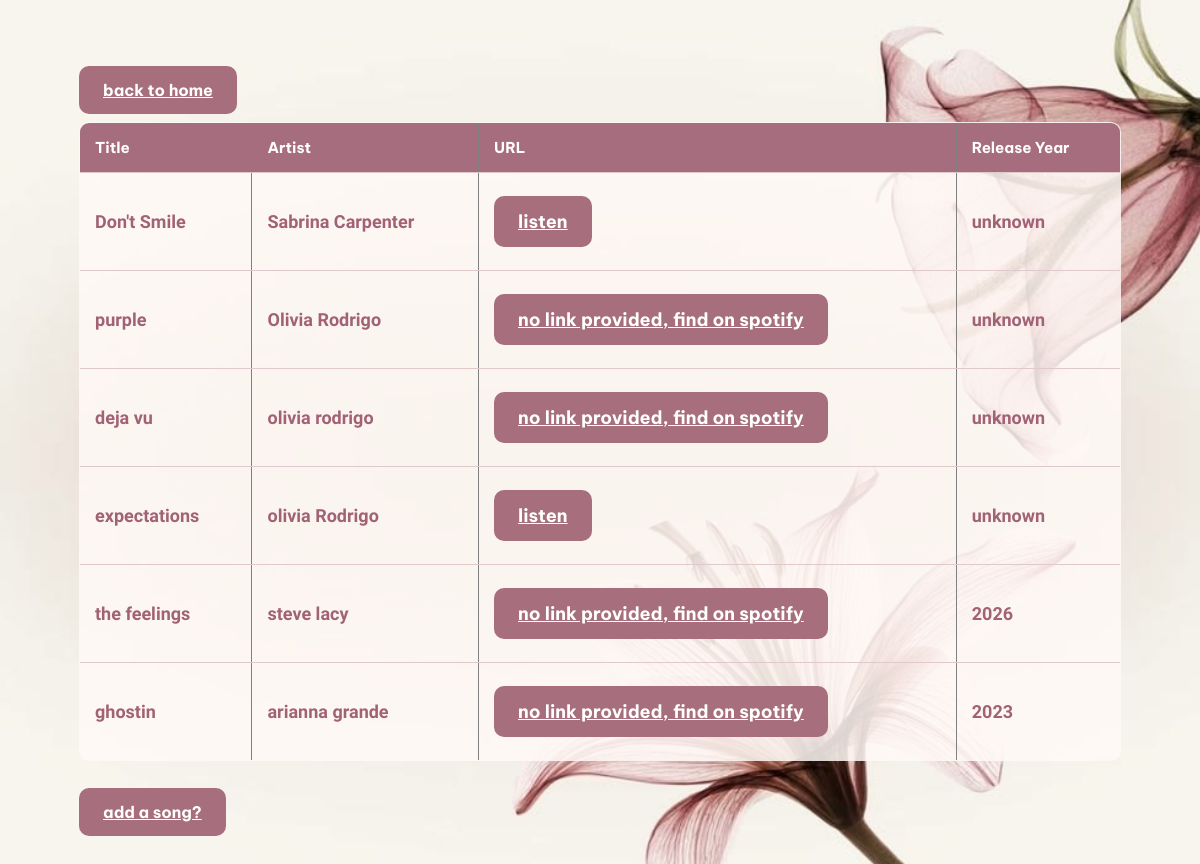
/playlist, run on an earlier commit of the app's database.
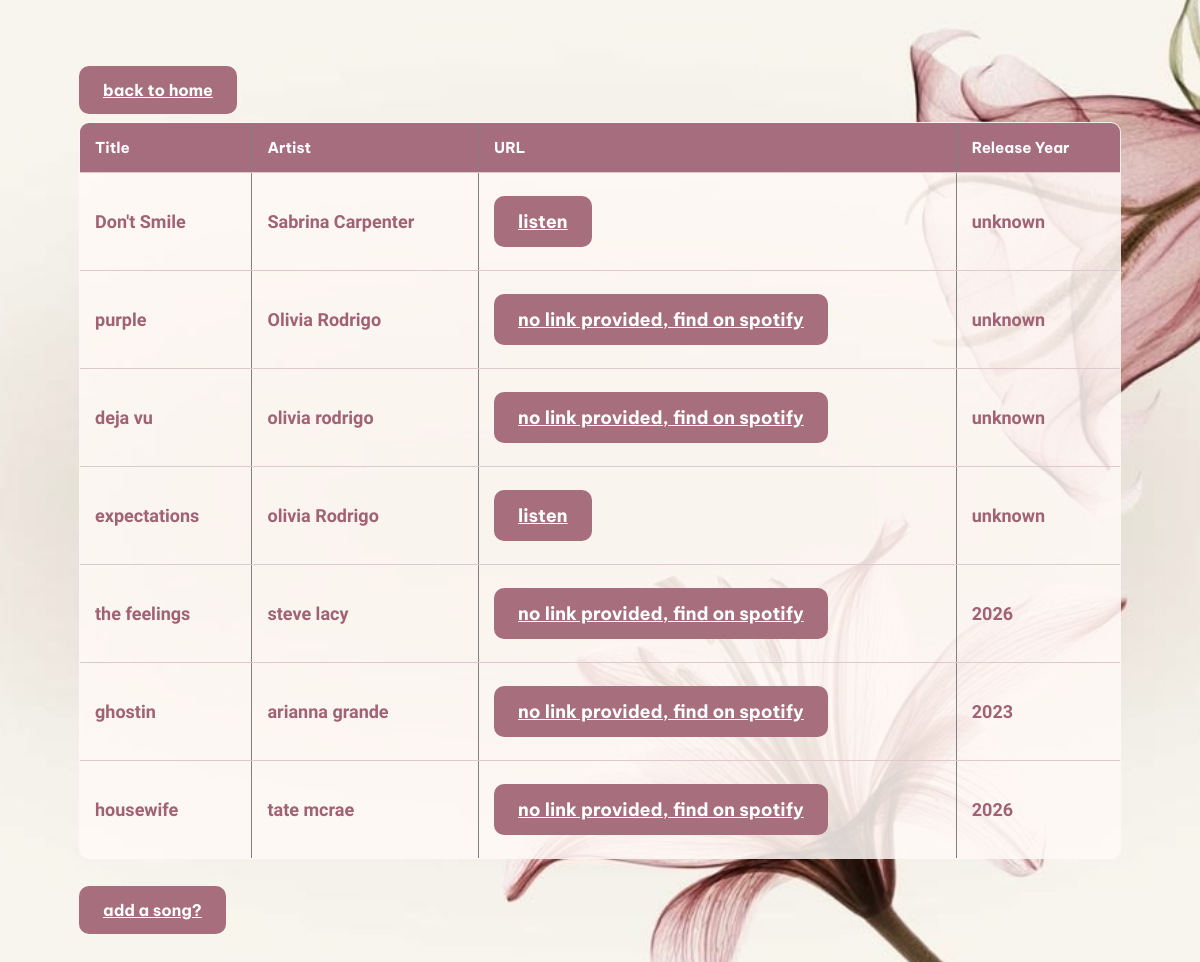
And on a later commit of the database.
### tables this page shows
CREATE TABLE playlist (
          id INTEGER PRIMARY KEY AUTOINCREMENT,
          title TEXT NOT NULL,
          artist TEXT NOT NULL,
          url TEXT
        , release_year INTEGER);

### app.py (the view)
@app.route('/playlist')
def playlist():
    entries = [
        dict(
            title=row[1],
            artist=row[2],
            url=row[3],
            release_year=row[4]
        )
        for row in db.select()
    ]
    return render_template('playlist.html', entries=entries)

### model_sqlite3.py (called while the page is built)
  def select(self):
    with sqlite3.connect('playlist.db') as connection:
      cursor = connection.execute(
        """
          SELECT * FROM playlist
        """
      )
      playlist = cursor.fetchall()
      return playlist

### templates/playlist.html (shortened to what this page needs)
{% extends "layout.html" %} {% block content %}
<!doctype html>
<html>
  <head>
  </head>
  <body>
    <a href="/">back to home</a>
    <table border="1">
      <tr>
        <th>Title</th>
        <th>Artist</th>
        <th>URL</th>
        <th>Release Year</th>
      </tr>
      {% for entry in entries %}
      <tr>
        <td>{{ entry.title }}</td>
        <td>{{ entry.artist }}</td>
        <td>
          {% if entry.url %}
          <a href="{{ entry.url }}" target="_blank">listen</a>
          {% else %}
          <a
            href="https://open.spotify.com/search/{{ (entry.title ~ ' ' ~ entry.artist) | urlencode }}"
            target="_blank"
            >no link provided, find on spotify</a
          >
          {% endif %}
        </td>
        <td>
          {{ entry.release_year if entry.release_year is not none else "unknown"
          }}
        </td>
      </tr>
      {% endfor %}
    </table>
    <br />
    <a href="/add">add a song?</a>
    <br />
  </body>
</html>
{% endblock %}

### templates/layout.html (shortened to what this page needs)
<!doctype html>
<html lang="'en">
  <head>
    <link
      rel="stylesheet"
      href="{{ url_for('static', filename='style.css') }}"
    />
  </head>
  <body>
    <div class="page">{% block content %}{% endblock %}</div>
  </body>
</html>

### static/style.css (style rules this page uses)
body { font-family: "STIX Two Text", serif; font-weight: 500; background-image: url("background.JPG"); background-size: cover; background-position: center; background-repeat: no-repeat; background-attachment: fixed; }
.page { min-height: 60vh; display: flex; flex-direction: column; justify-content: center; align-items: flex-start; padding: 50px 6%; box-sizing: border-box; }
a, button, input[type="submit"] { font-family: "Be Vietnam Pro", sans-serif; font-weight: 700; display: inline-block; background-color: #a76e7d; color: white; padding: 14px 24px; border: none; border-radius: 10px; cursor: pointer; margin: 8px 10px 8px 0; transition: background-color 0.2s; }
table { width: 100%; border-collapse: collapse; background: rgba(255, 250, 246, 0.85); border-radius: 10px; overflow: hidden; }
th, td { padding: 15px; text-align: left; border-bottom: 1px solid #dfc9cc; color: #a26275; font-weight: bold; font-size: 18px; }
th { font-family: "Be Vietnam Pro", sans-serif; font-weight: 700; font-size: 15px; background-color: #a66d7e; color: white; }

What changed in the data, as far as the page shows it:
added playlist: title "housewife", artist "tate mcrae", release_year "2026"
